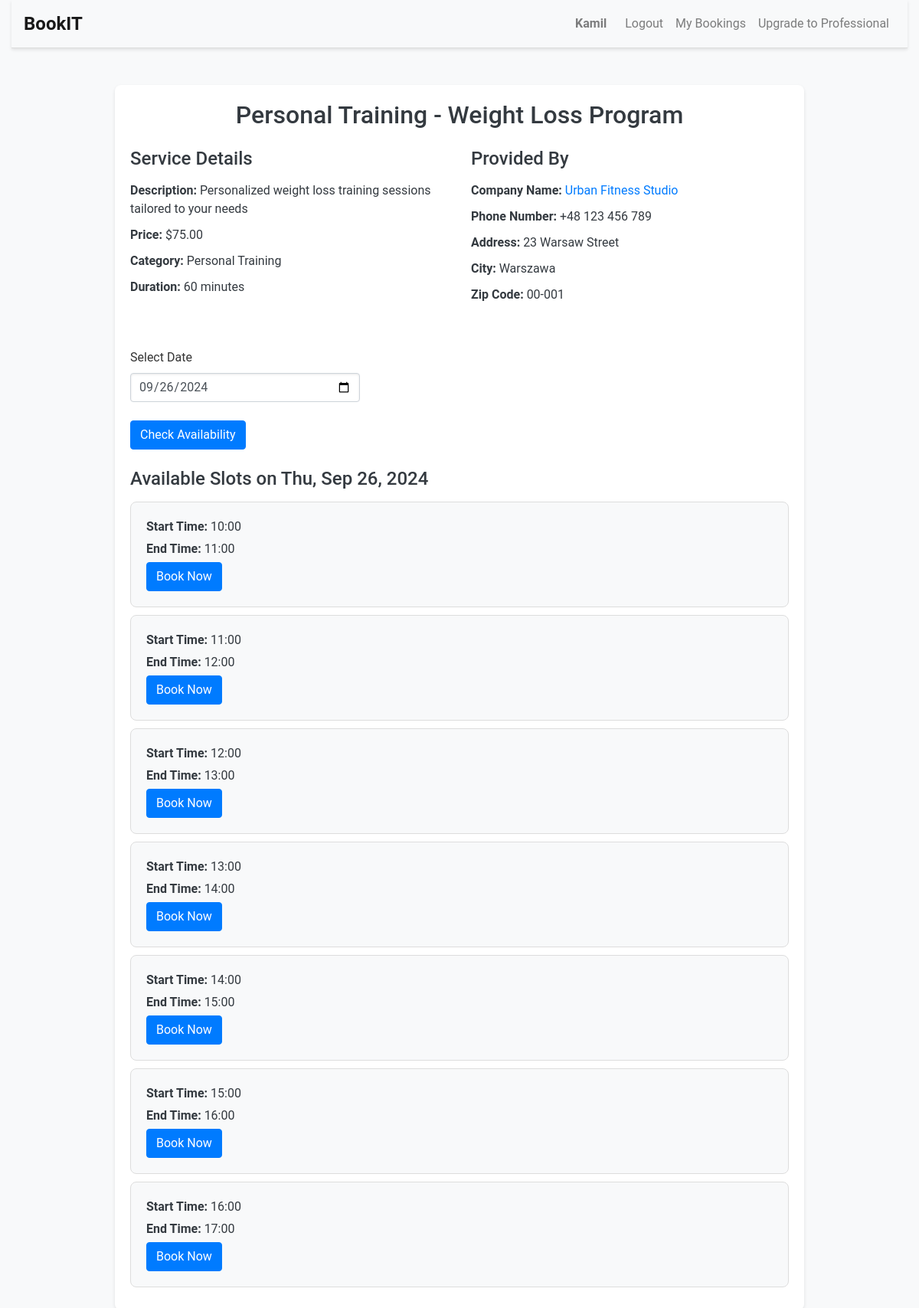
Screenshot of /service/10 (signed in) with the database file from the repository.
### bookit/models.py (models this page shows, shortened)
class User(AbstractUser):
    id = models.AutoField(primary_key=True)
    username = models.CharField(max_length=100, unique=True)
    email = models.EmailField(max_length=254)
    password = models.CharField(max_length=128)
    if_professional = models.BooleanField(default=False)

class Service(models.Model):
    CATEGORY_CHOICES = [
        ('HAIRDRESSING', 'Hairdressing'),
        ('BARBER', 'Barber'),
        ('COSMETOLOGY', 'Cosmetology'),
        ('MANICURE_PEDICURE', 'Manicure and Pedicure'),
        ('MASSAGES', 'Massages'),
        ('HAIR_REMOVAL', 'Hair Removal'),
        ('MAKEUP', 'Makeup'),
        ('AESTHETIC_MEDICINE', 'Aesthetic Medicine'),
        ('PERSONAL_TRAINING', 'Personal Training'),
        ('PHYSIOTHERAPY', 'Physiotherapy'),
        ('TATTOOS_PIERCING', 'Tattoos and Piercing'),
        ('SPRAY_TANNING', 'Spray Tanning'),
        ('EYELASH_STYLING', 'Eyelash Styling'),
        ('EYEBROW_STYLING', 'Eyebrow Styling'),
        ('DIETETICS', 'Dietetics'),
        ('SPA_RELAXATION', 'Spa and Relaxation'),
        ('FACIAL_TREATMENTS', 'Facial Treatments'),
        ('OTHER', 'Other'),
    ]
    id = models.AutoField(primary_key=True)
    name = models.CharField(max_length=255)
    description = models.TextField()
    price = models.DecimalField(max_digits=6, decimal_places=2)
    created_by = models.ForeignKey(Professional_User, on_delete=models.CASCADE, related_name="service_created_by")
    category = models.CharField(max_length=50, choices=CATEGORY_CHOICES, default='OTHER')
    duration = models.IntegerField(help_text="Duration in minutes")

class Professional_User(models.Model):
    id = models.AutoField(primary_key=True)
    user = models.ForeignKey(User, on_delete=models.CASCADE, related_name="Professional_User")
    company_name = models.CharField(max_length=100, unique=True)
    phone_number = models.CharField(max_length=15)
    address = models.CharField(max_length=255)
    city = models.CharField(max_length=255)
    zip_code = models.CharField(max_length=10)
    company_logo = models.CharField(max_length=10000, blank=True, null=True)

### bookit/views.py (the view)
# urls.py: path("service/<int:service_id>", views.service, name="service"),
def service(request, service_id):
    service = get_object_or_404(Service, id=service_id)
    availabilities = Availability.objects.filter(service=service)
    selected_date_str = request.GET.get('date')
    if selected_date_str:
        selected_date = datetime.strptime(selected_date_str, '%Y-%m-%d').date()
    else:
        selected_date = datetime.today().date()
    available_slots = []
    for availability in availabilities:
        current_time = datetime.combine(selected_date, availability.start_time)
        end_time = datetime.combine(selected_date, availability.end_time)
        while current_time + timedelta(minutes=availability.frequency) <= end_time:
            slot_start = current_time.time().strftime('%H:%M')
            slot_end = (current_time + timedelta(minutes=availability.frequency)).time().strftime('%H:%M')
            if not Time_Slot.objects.filter(service=service, date=selected_date, start_time=slot_start).exists():
                available_slots.append({
                    'start_time': slot_start,
                    'end_time': slot_end
                })
            current_time += timedelta(minutes=availability.frequency)
    return render(request, 'bookit/service.html', {
        'service': service,
        'available_slots': available_slots,
        'selected_date': selected_date,
    })

### bookit/templates/bookit/service.html (shortened to what this page needs)
{% extends "bookit/layout.html" %}
{% block body %}
    <div class="service-container mt-5">
        <h1>{{ service.name }}</h1>
        <div class="row mt-4">
            <div class="col-md-6">
                <h3>Service Details</h3>
                <p><strong>Description:</strong> {{ service.description }}</p>
                <p><strong>Price:</strong> ${{ service.price }}</p>
                <p><strong>Category:</strong> {{ service.get_category_display }}</p>
                <p><strong>Duration:</strong> {{ service.duration }} minutes</p>
            </div>
            <div class="col-md-6">
                <h3>Provided By</h3>
                <p><strong>Company Name:</strong> <a href="{% url 'professional' service.created_by.user.username %}">{{ service.created_by.company_name }}</a></p>
                <p><strong>Phone Number:</strong> {{ service.created_by.phone_number }}</p>
                <p><strong>Address:</strong> {{ service.created_by.address }}</p>
                <p><strong>City:</strong> {{ service.created_by.city }}</p>
                <p><strong>Zip Code:</strong> {{ service.created_by.zip_code }}</p>
            </div>
        </div>
        <div class="row mt-5">
            <div class="col-12">
                <form method="get" class="mb-4">
                    <div class="form-group">
                        <label for="date">Select Date</label>
                        <input type="date" id="date" name="date" class="form-control date-input" value="{{ selected_date|date:'Y-m-d' }}" required>
                    </div>
                    <button type="submit" class="btn btn-primary">Check Availability</button>
                </form>
                {% if available_slots %}
                    <h3>Available Slots on {{ selected_date|date:"D, M d, Y" }}</h3>
                    <ul class="list-group">
                        {% for slot in available_slots %}
                            <li class="list-group-item">
                                <p><strong>Start Time:</strong> {{ slot.start_time }}</p>
                                <p><strong>End Time:</strong> {{ slot.end_time }}</p>
                                <form action="{% url 'book_slot' service.id %}" method="post">
                                    <button type="submit" class="btn btn-primary">Book Now</button>
                                </form>
                            </li>
                        {% endfor %}
                    </ul>
                {% else %}
                    <p>No available slots on this date.</p>
                {% endif %}
            </div>
        </div>
    </div>
{% endblock %}

### bookit/templates/bookit/layout.html (shortened to what this page needs)
{% load static %}
<!DOCTYPE html>
<html lang="en">
    <head>
        <link rel="stylesheet" href="https://stackpath.bootstrapcdn.com/bootstrap/4.4.1/css/bootstrap.min.css">
        <link href="{% static 'bookit/styles.css' %}" rel="stylesheet">
    </head>
    <body>
        <div class="container-fluid">
            <nav class="navbar navbar-expand-md navbar-light bg-light mb-4">
                <a class="navbar-brand" href="{% url 'index' %}">BookIT</a>
                <div class="collapse navbar-collapse" id="navbarNav">
                    <ul class="navbar-nav ml-auto">
                        {% if user.is_authenticated %}
                            <li class="nav-item">
                                <span class="navbar-text">{{user.username}}</span>
                            </li>
                            <li class="nav-item">
                                <a class="nav-link" href="{% url 'logout' %}">Logout</a>
                            </li>
                            <li class="nav-item">
                                <a class="nav-link" href="{% url 'booked' %}">My Bookings</a>
                            </li>
                        {% endif %}
                        {% if user.is_authenticated %}
                            {% if user.if_professional %}
                                <li class="nav-item">
                                    <a class="nav-link" href="{% url 'professional' user.username %}">Professional Dashboard</a>
                                </li>
                                <li class="nav-item">
                                    <a class="nav-link" href="{% url 'add_service' %}">Add Service</a>
                                </li>
                            {% else %}
                                <li class="nav-item">
                                    <a class="nav-link" href="{% url 'upgrade' %}">Upgrade to Professional</a>
                                </li>
                            {% endif %}
                        {% endif %}
                    </ul>
                </div>
            </nav>
            {% block body %}
            {% endblock %}
        </div>
    </body>
</html>

### bookit/static/bookit/styles.css (style rules this page uses)
body { font-family: 'Roboto', sans-serif; background-color: #f8f9fa; color: #333; margin: 0; padding: 0; min-height: 100vh; }
.navbar { border-bottom: 1px solid #ddd; box-shadow: 0 2px 4px rgba(0, 0, 0, 0.1); }
.navbar-brand { font-weight: bold; font-size: 1.5rem; color: #007bff; }
.nav-link { font-size: 1rem; color: #007bff; }
.navbar-text { font-weight: bold; color: #007bff; margin-right: 1rem; }
h1, h2, h3, h4, h5, h6 { color: #343a40; margin-bottom: 1rem; }
.btn-primary { background-color: #007bff; border-color: #007bff; }
.form-control { border-radius: 0.25rem; box-shadow: inset 0 1px 3px rgba(0, 0, 0, 0.1); }
.form-group { margin-bottom: 1.5rem; }
.list-group-item { padding: 1rem 1.5rem; border: none; border-bottom: 1px solid #ddd; }
.list-group-item:last-child { border-bottom: none; }
.date-input { max-width: 300px; padding: 5px 10px; font-size: 1rem; }
a { color: #007bff; text-decoration: none; }
.service-container { max-width: 900px; margin: 0 auto; padding: 20px; background-color: #fff; border-radius: 8px; box-shadow: 0 2px 4px rgba(0, 0, 0, 0.1); }
.service-container h1 { font-size: 2rem; color: #343a40; margin-bottom: 20px; text-align: center; }
.service-container h3 { font-size: 1.5rem; color: #343a40; margin-bottom: 15px; }
.service-container p { margin-bottom: 10px; color: #343a40; font-size: 1rem; }
.service-container p strong { color: #343a40; font-weight: bold; }
.service-container .list-group-item { padding: 20px; margin-bottom: 10px; border: 1px solid #ddd; border-radius: 8px; background-color: #f8f9fa; }
.service-container .list-group-item p { margin-bottom: 5px; font-size: 1rem; color: #343a40; }
.service-container .date-input { max-width: 300px; padding: 6px 10px; font-size: 1rem; }

### rows the page displays
User: username "Kamil"
Service: name "Personal Training - Weight Loss Program", description "Personalized weight loss training sessions tailored to your needs", price "75.00", category "Personal Training", duration "60", created_by.company_name "Urban Fitness Studio", created_by.phone_number "+48 123 456 789", created_by.address "23 Warsaw Street", created_by.city "Warszawa", created_by.zip_code "00-001"

### other values shown
{{ slot.start_time }} "10:00" "11:00" "12:00" "13:00" "14:00" "15:00" "16:00"
{{ slot.end_time }} "11:00" "12:00" "13:00" "14:00" "15:00" "16:00" "17:00"
